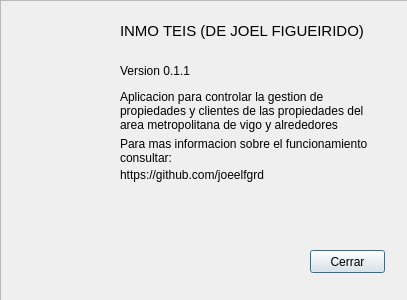
<?xml version="1.0" encoding="UTF-8"?>
<ui version="4.0">
 <class>dlgAbout</class>
 <widget class="QDialog" name="dlgAbout">
  <property name="geometry">
   <rect>
    <x>0</x>
    <y>0</y>
    <width>407</width>
    <height>300</height>
   </rect>
  </property>
  <property name="windowTitle">
   <string>Dialog</string>
  </property>
  <property name="modal">
   <bool>true</bool>
  </property>
  <widget class="QFrame" name="frame">
   <property name="geometry">
    <rect>
     <x>0</x>
     <y>0</y>
     <width>411</width>
     <height>301</height>
    </rect>
   </property>
   <property name="frameShape">
    <enum>QFrame::StyledPanel</enum>
   </property>
   <property name="frameShadow">
    <enum>QFrame::Raised</enum>
   </property>
   <widget class="QLabel" name="lblNombreApp">
    <property name="geometry">
     <rect>
      <x>120</x>
      <y>20</y>
      <width>261</width>
      <height>21</height>
     </rect>
    </property>
    <property name="font">
     <font>
      <pointsize>11</pointsize>
     </font>
    </property>
    <property name="text">
     <string>INMO TEIS (DE JOEL FIGUEIRIDO)</string>
    </property>
   </widget>
   <widget class="QLabel" name="lblVersion">
    <property name="geometry">
     <rect>
      <x>120</x>
      <y>60</y>
      <width>121</width>
      <height>21</height>
     </rect>
    </property>
    <property name="text">
     <string>Version 0.1.1</string>
    </property>
    <property name="margin">
     <number>6</number>
    </property>
   </widget>
   <widget class="QLabel" name="lbl_Info">
    <property name="geometry">
     <rect>
      <x>120</x>
      <y>80</y>
      <width>261</width>
      <height>61</height>
     </rect>
    </property>
    <property name="text">
     <string>Aplicacion para controlar la gestion de propiedades y clientes de las propiedades del area metropolitana de vigo y alrededores</string>
    </property>
    <property name="scaledContents">
     <bool>false</bool>
    </property>
    <property name="wordWrap">
     <bool>true</bool>
    </property>
    <property name="margin">
     <number>6</number>
    </property>
    <property name="indent">
     <number>0</number>
    </property>
    <property name="openExternalLinks">
     <bool>false</bool>
    </property>
   </widget>
   <widget class="QLabel" name="lbl_Info_2">
    <property name="geometry">
     <rect>
      <x>120</x>
      <y>130</y>
      <width>261</width>
      <height>41</height>
     </rect>
    </property>
    <property name="text">
     <string>Para mas informacion sobre el funcionamiento consultar:</string>
    </property>
    <property name="scaledContents">
     <bool>false</bool>
    </property>
    <property name="wordWrap">
     <bool>true</bool>
    </property>
    <property name="margin">
     <number>6</number>
    </property>
    <property name="indent">
     <number>0</number>
    </property>
    <property name="openExternalLinks">
     <bool>false</bool>
    </property>
   </widget>
   <widget class="QLabel" name="label">
    <property name="geometry">
     <rect>
      <x>10</x>
      <y>30</y>
      <width>71</width>
      <height>71</height>
     </rect>
    </property>
    <property name="text">
     <string/>
    </property>
    <property name="pixmap">
     <pixmap>../img/logo.ico</pixmap>
    </property>
    <property name="scaledContents">
     <bool>true</bool>
    </property>
   </widget>
   <widget class="QLabel" name="label_2">
    <property name="geometry">
     <rect>
      <x>120</x>
      <y>160</y>
      <width>181</width>
      <height>31</height>
     </rect>
    </property>
    <property name="text">
     <string>https://github.com/joeelfgrd</string>
    </property>
    <property name="margin">
     <number>6</number>
    </property>
    <property name="openExternalLinks">
     <bool>true</bool>
    </property>
    <property name="textInteractionFlags">
     <set>Qt::LinksAccessibleByKeyboard|Qt::LinksAccessibleByMouse|Qt::TextBrowserInteraction|Qt::TextSelectableByKeyboard|Qt::TextSelectableByMouse</set>
    </property>
   </widget>
   <widget class="QPushButton" name="btnAceptarAbout">
    <property name="geometry">
     <rect>
      <x>310</x>
      <y>250</y>
      <width>75</width>
      <height>23</height>
     </rect>
    </property>
    <property name="text">
     <string>Cerrar</string>
    </property>
   </widget>
  </widget>
 </widget>
 <resources/>
 <connections/>
</ui>
